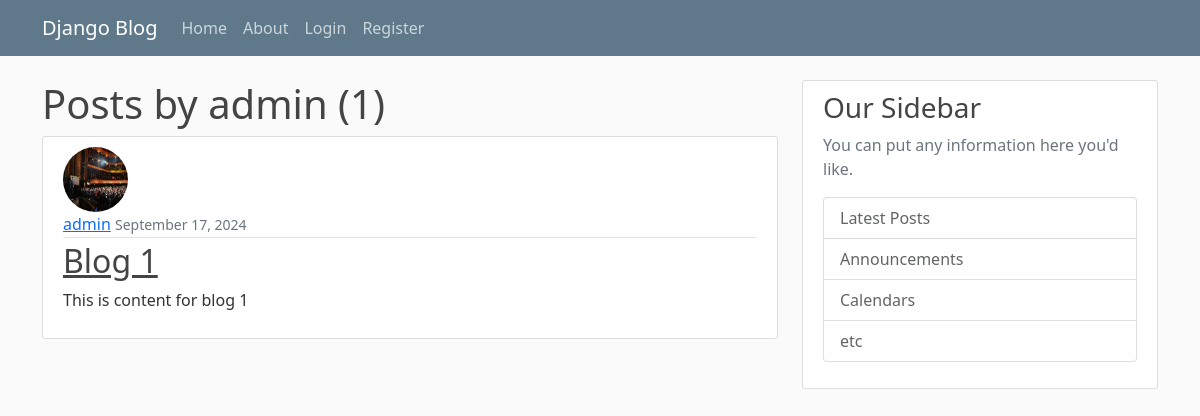
/user/admin/, run on an earlier commit of the app's database.
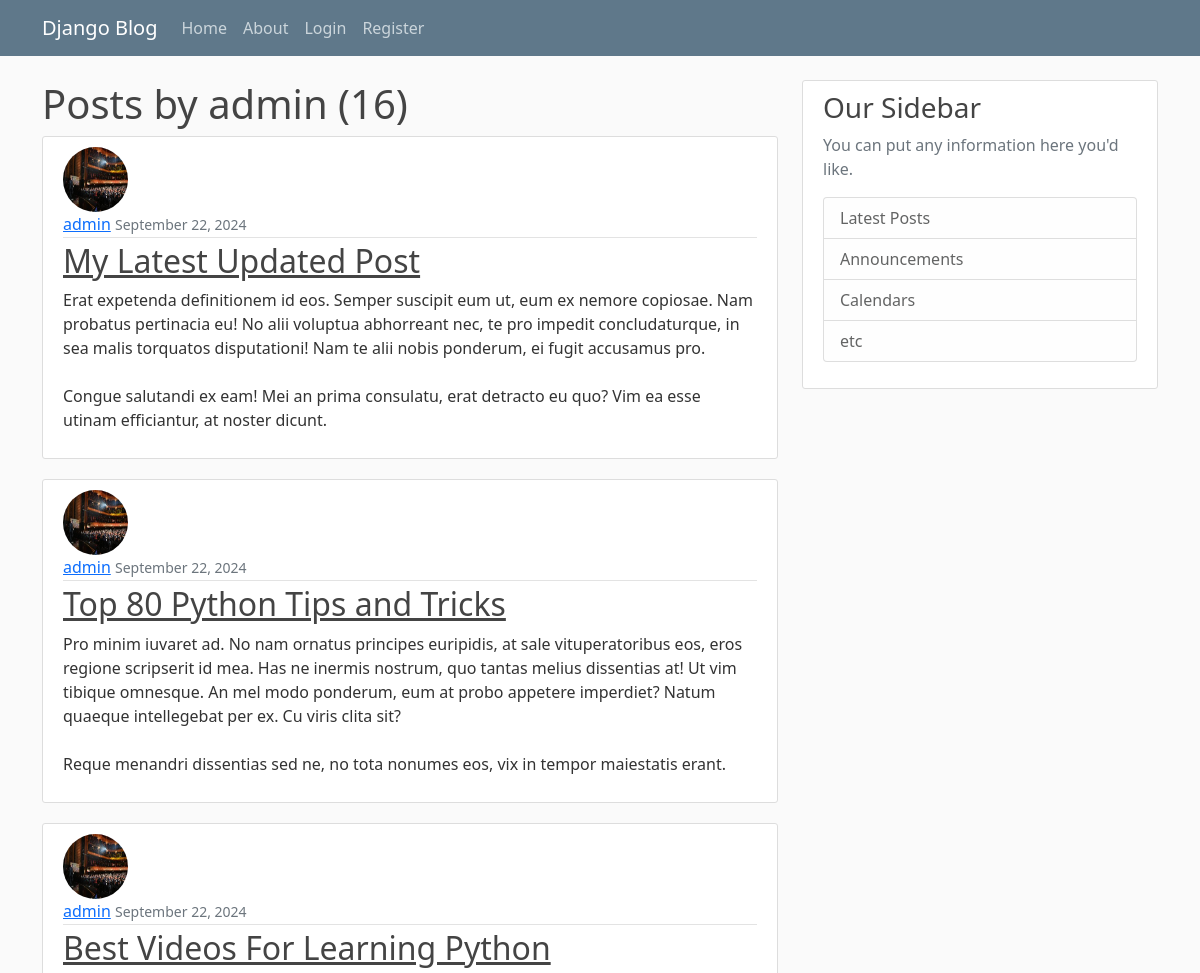
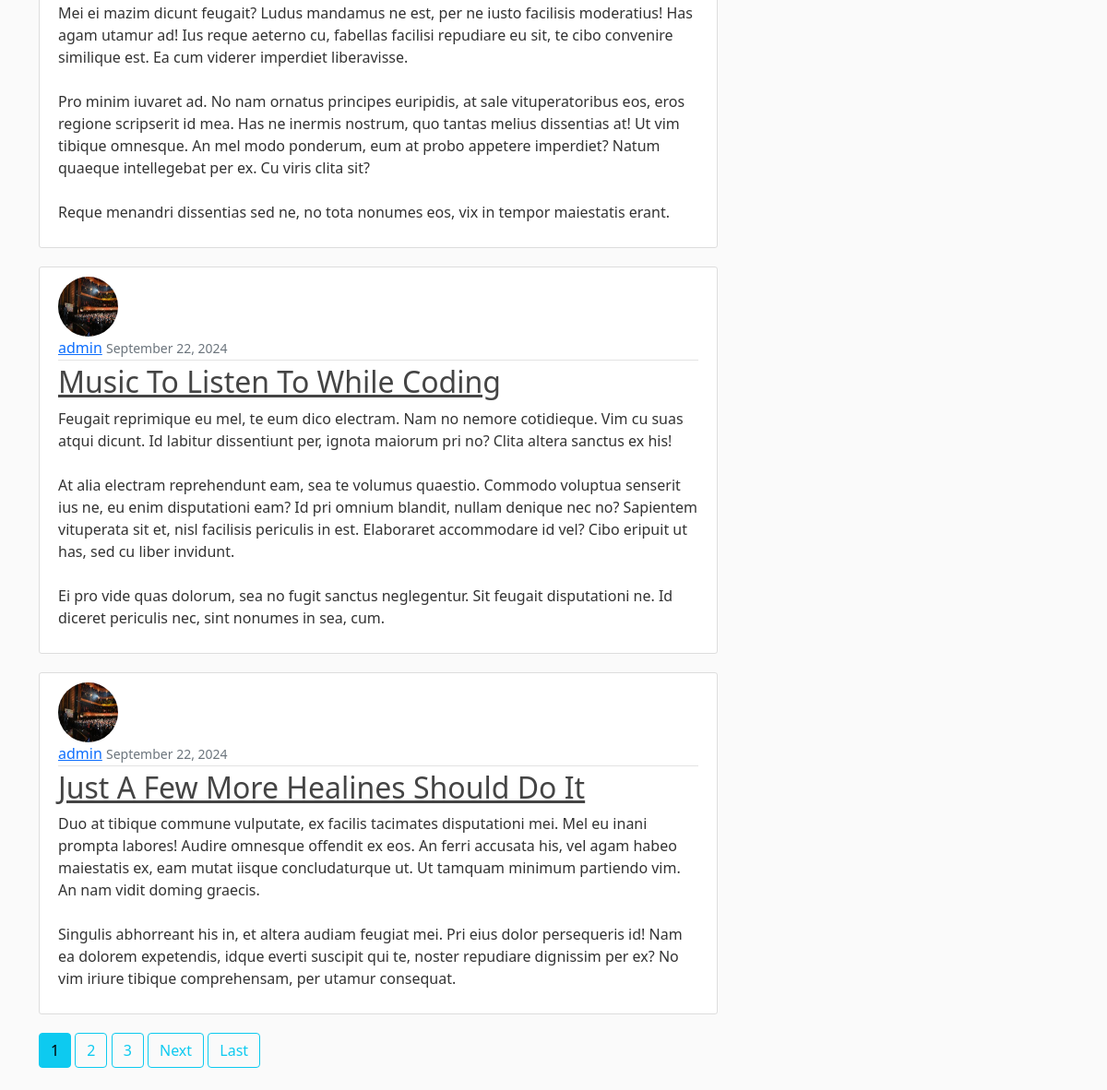
And on a later commit of the database (2 pictures, top to bottom).
### blog/models.py (models this page shows, shortened)
class Post(models.Model):
    title=models.CharField(max_length=100)
    content=models.TextField()#for large amount of text, since posts can contain many text.
    date_posted=models.DateTimeField(default=timezone.now)#we dont pass timezone.now() as a function, but pass timezone.now as a reference to the function. if we passed it as function i.e using paranthesis, then it would return the time when this model was created, but we pass it as a reference whenever the user creates the post
    author=models.ForeignKey(User,on_delete=models.CASCADE)#author: a ForeignKey linking to the User model. This establishes a many-to-one relationship, meaning each post is written by one user, but each user can write many posts. The on_delete=models.CASCADE parameter specifies that if a user is deleted, all of their posts will also be deleted automatically, which is a common behavior in blog applications to maintain referential integrity.

### users/models.py (models this page shows, shortened)
class Profile(models.Model):
    user = models.OneToOneField(User,on_delete=models.CASCADE)
    image= models.ImageField(default="default.jpg",upload_to="profile_pics")

### blog/views.py (the view)
# urls.py: path('user/<str:username>/',UserPostListView.as_view(),name='user-posts'),
class UserPostListView(ListView):
    model = Post
    template_name = 'blog/user_posts.html' # <app>/<model>_<viewtype>.html
    context_object_name = 'posts'
    paginate_by =5 #no. of posts per page
    def get_queryset(self):
        username =get_object_or_404(User,username=self.kwargs.get('username'))
        user = get_object_or_404(User, username=username)
        return Post.objects.filter(author=user).order_by('-date_posted')

### blog/templates/blog/user_posts.html (shortened to what this page needs)
{% extends 'blog/base.html' %} {% block content %}
<h1 class="mb3">Posts by {{ view.kwargs.username }} ({{ page_obj.paginator.count}})</h1>
{% for post in posts%}
<article class="media content-section">
    <img src="{{ post.author.profile.image.url }}" class="rounded-circle article-img">
    <div class="media-body">
        <div class="article-metadata ">
            <a class="mr-2" href="{% url 'user-posts' post.author.username %}">{{ post.author }}</a>
            <small class="text-muted">{{ post.date_posted|date:'F d, Y' }}</small>
        </div>
        <h2><a class="article-title" href="{% url 'post-detail' post.id %}">{{ post.title }}</a></h2>
        <p class="article-content">{{ post.content }}</p>
    </div>
</article>
{% endfor %}
{% if is_paginated%}
{% for num in page_obj.paginator.page_range %}
    {% if page_obj.number == num %}
        <a href="?page={{ num }}" class="btn btn-info mb-4">{{ num }}</a>
    {% elif num > page_obj.number|add:'-3' and num < page_obj.number|add:'3' %}
        <a href="?page={{ num }}" class="btn btn-outline-info mb-4">{{ num }}</a>
    {% endif %}
{% endfor %}
{% if page_obj.has_next %}
    <a href="?page={{ page_obj.next_page_number }}" class="btn btn-outline-info mb-4">Next</a>
    <a href="?page={{ page_obj.paginator.num_pages }}" class="btn btn-outline-info mb-4">Last</a>
{% endif %}
{% endif %}
{% endblock %}

### blog/templates/blog/base.html (shortened to what this page needs)
{% load static %}
<!DOCTYPE html>
<html lang="en">
<head>
    <link href="https://cdn.jsdelivr.net/npm/bootstrap@5.0.2/dist/css/bootstrap.min.css" rel="stylesheet"
>
    <link rel="stylesheet" href="{% static 'blog/main.css' %}">
</head>
<body>
    <header class="site-header">
        <nav class="navbar navbar-expand-md navbar-dark bg-steel fixed-top">
            <div class="container">
                <a class="navbar-brand mr-4" href="/">Django Blog</a>
                <div class="collapse navbar-collapse" id="navbarToggle">
                    <div class="navbar-nav mr-auto">
                        <a class="nav-item nav-link" href="{% url 'blog-home' %}">Home</a>
                        <a class="nav-item nav-link" href="{% url 'blog-about' %}">About</a>
                    </div>
                    <div class="navbar-nav">
                        {% if user.is_authenticated %}
                        <a class="nav-item nav-link" href="{% url 'profile' %}">Profile</a>
                        <a class="nav-item nav-link" href="{% url 'logout' %}">Logout</a>
                        {% else %}
                        <a class="nav-item nav-link" href="{%url 'login'%}">Login</a>
                        <a class="nav-item nav-link" href="{%url 'register'%}">Register</a>
                        {% endif %}
                    </div>
                </div>
            </div>
        </nav>
    </header>
    <main role="main" class="container">
        <div class="row">
            <div class="col-md-8">
                {% block content %}{% endblock %}
            </div>
            <div class="col-md-4">
                <div class="content-section">
                    <h3>Our Sidebar</h3>
                    <p class='text-muted'>You can put any information here you'd like.
                    <ul class="list-group">
                        <li class="list-group-item list-group-item-light">Latest Posts</li>
                        <li class="list-group-item list-group-item-light">Announcements</li>
                        <li class="list-group-item list-group-item-light">Calendars</li>
                        <li class="list-group-item list-group-item-light">etc</li>
                    </ul>
                    </p>
                </div>
            </div>
        </div>
    </main>
</body>
</html>

### blog/static/blog/main.css (style rules this page uses)
body { background: #fafafa; color: #333333; margin-top: 5rem; }
h1, h2, h3, h4, h5, h6 { color: #444444; }
ul { margin: 0; }
.bg-steel { background-color: #5f788a; }
.site-header .navbar-nav .nav-link { color: #cbd5db; }
.content-section { background: #ffffff; padding: 10px 20px; border: 1px solid #dddddd; border-radius: 3px; margin-bottom: 20px; }
.article-title { color: #444444; }
.article-content { white-space: pre-line; }
.article-img { height: 65px; width: 65px; margin-right: 16px; }
.article-metadata { padding-bottom: 1px; margin-bottom: 4px; border-bottom: 1px solid #e3e3e3 }

What changed in the data, as far as the page shows it:
no longer on this page (row unchanged): Post: author.profile.image (picture), author "admin", date_posted "September 17, 2024", title "Blog 1", content "This is content for blog 1"
added Post: author.profile.image (picture), author "admin", date_posted "September 22, 2024", title "My Latest Updated Post", content "Erat expetenda definitionem id eos. Semper suscipit eum ut, eum ex nemore copiosae. Nam probatus pertinacia eu! No alii voluptua abhorreant nec, te pro impedit concludaturque, in sea malis torquatos disputationi! Nam te alii nobis ponderum, ei fugit accusamus pro. Congue salutandi ex eam! Mei an prima consulatu, erat detracto eu quo? Vim ea esse utinam efficiantur, at noster dicunt."
added Post: author.profile.image (picture), author "admin", date_posted "September 22, 2024", title "Top 80 Python Tips and Tricks", content "Pro minim iuvaret ad. No nam ornatus principes euripidis, at sale vituperatoribus eos, eros regione scripserit id mea. Has ne inermis nostrum, quo tantas melius dissentias at! Ut vim tibique omnesque. An mel modo ponderum, eum at probo appetere imperdiet? Natum quaeque intellegebat per ex. Cu viris clita sit? Reque menandri dissentias sed ne, no tota nonumes eos, vix in tempor maiestatis erant."
added Post: author.profile.image (picture), author "admin", date_posted "September 22, 2024", title "Best Videos For Learning Python", content "Mei ei mazim dicunt feugait? Ludus mandamus ne est, per ne iusto facilisis moderatius! Has agam utamur ad! Ius reque aeterno cu, fabellas facilisi repudiare eu sit, te cibo convenire similique est. Ea cum viderer imperdiet liberavisse. Pro minim iuvaret ad. No nam ornatus principes euripidis, at sale vituperatoribus eos, eros regione scripserit id mea. Has ne inermis nostrum, quo tantas melius dissentias at! Ut vim tibique omnesque. An mel modo ponderum, eum at probo appetere imperdiet? Natum quaeque intellegebat per ex. Cu viris clita sit? Reque menandri dissentias sed ne, no tota nonumes eos, vix in tempor maiestatis erant."
added Post: author.profile.image (picture), author "admin", date_posted "September 22, 2024", title "Music To Listen To While Coding", content "Feugait reprimique eu mel, te eum dico electram. Nam no nemore cotidieque. Vim cu suas atqui dicunt. Id labitur dissentiunt per, ignota maiorum pri no? Clita altera sanctus ex his! At alia electram reprehendunt eam, sea te volumus quaestio. Commodo voluptua senserit ius ne, eu enim disputationi eam? Id pri omnium blandit, nullam denique nec no? Sapientem vituperata sit et, nisl facilisis periculis in est. Elaboraret accommodare id vel? Cibo eripuit ut has, sed cu liber invidunt. Ei pro vide quas dolorum, sea no fugit sanctus neglegentur. Sit feugait disputationi ne. Id diceret periculis nec, sint nonumes in sea, cum."
added Post: author.profile.image (picture), author "admin", date_posted "September 22, 2024", title "Just A Few More Healines Should Do It", content "Duo at tibique commune vulputate, ex facilis tacimates disputationi mei. Mel eu inani prompta labores! Audire omnesque offendit ex eos. An ferri accusata his, vel agam habeo maiestatis ex, eam mutat iisque concludaturque ut. Ut tamquam minimum partiendo vim. An nam vidit doming graecis. Singulis abhorreant his in, et altera audiam feugiat mei. Pri eius dolor persequeris id! Nam ea dolorem expetendis, idque everti suscipit qui te, noster repudiare dignissim per ex? No vim iriure tibique comprehensam, per utamur consequat."
Also different on the page:
{{ page_obj.paginator.count }}: "1" → "16"
new list line: "1"
new list line: "2"
new list line: "3"
text now shown: "Next Last"
